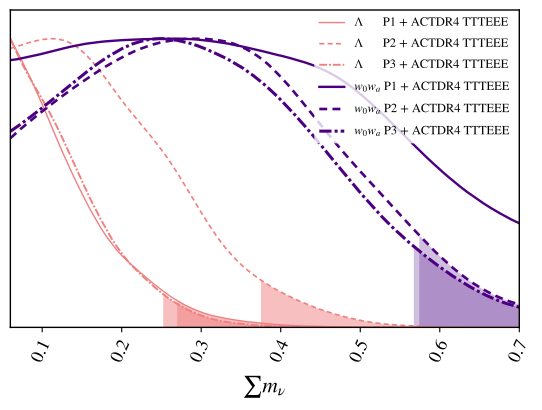

Write the Python code that produced this figure.
import getdist.plots as gplot
from getdist import MCSamples
from getdist import loadMCSamples
import os
import matplotlib
import subprocess
import matplotlib.pyplot as plt
import numpy as np

# GENERAL PLOT OPTIONS
matplotlib.rcParams['mathtext.fontset'] = 'stix'
matplotlib.rcParams['font.family'] = 'STIXGeneral'
matplotlib.rcParams['mathtext.rm'] = 'Bitstream Vera Sans'
matplotlib.rcParams['mathtext.it'] = 'Bitstream Vera Sans:italic'
matplotlib.rcParams['mathtext.bf'] = 'Bitstream Vera Sans:bold'
matplotlib.rcParams['xtick.bottom'] = True
matplotlib.rcParams['xtick.top'] = False
matplotlib.rcParams['ytick.right'] = False
matplotlib.rcParams['axes.edgecolor'] = 'black'
matplotlib.rcParams['axes.linewidth'] = '1.0'
matplotlib.rcParams['axes.labelsize'] = 'medium'
matplotlib.rcParams['axes.grid'] = True
matplotlib.rcParams['grid.linewidth'] = '0.0'
matplotlib.rcParams['grid.alpha'] = '0.18'
matplotlib.rcParams['grid.color'] = 'lightgray'
matplotlib.rcParams['legend.labelspacing'] = 0.77
matplotlib.rcParams['savefig.bbox'] = 'tight'
matplotlib.rcParams['savefig.format'] = 'pdf'

chaindir=os.getcwd()

analysissettings={'smooth_scale_1D':0.35,'smooth_scale_2D':0.35,'ignore_rows': u'0.5',
'range_confidence' : u'0.01'}

analysissettings2={'smooth_scale_1D':0.35,'smooth_scale_2D':0.35,'ignore_rows': u'0.0',
'range_confidence' : u'0.01'}

root_chains = (
  'EXAMPLE_MCMC28',
  'EXAMPLE_MCMC29',
  'EXAMPLE_MCMC30',
  'EXAMPLE_MCMC31',
  'EXAMPLE_MCMC32',
  'EXAMPLE_MCMC33',
  'EXAMPLE_MCMC34',
  'EXAMPLE_MCMC35',
  'EXAMPLE_MCMC36'
)

num_points_thin = 50000

# --------------------------------------------------------------------------------
samples=loadMCSamples(chaindir + '/../chains/' + root_chains[0],settings=analysissettings)
samples.thin(factor = int(np.sum(samples.weights)/num_points_thin))
p = samples.getParams()
samples.addDerived(p.omegam*p.H0/100.,name='gamma',label='{\\Omega_m h}')
samples.addDerived(p.s8omegamp5/0.5477225575,name='SS8',label='{S_8}')
samples.addDerived(p.mnu,name='mnu2',label='{\\sum m_\\nu}', range=[0.06,0.7])
samples.saveAsText(chaindir + '/.VM_P103_TMP1')
# --------------------------------------------------------------------------------
samples=loadMCSamples(chaindir + '/../chains/' + root_chains[1],settings=analysissettings)
samples.thin(factor = int(np.sum(samples.weights)/num_points_thin))
p = samples.getParams()
samples.addDerived(p.omegam*p.H0/100.,name='gamma',label='{\\Omega_m h}')
samples.addDerived(p.s8omegamp5/0.5477225575,name='SS8',label='{S_8}')
samples.addDerived(p.mnu,name='mnu2',label='{\\sum m_\\nu}', range=[0.06,0.7])
samples.saveAsText(chaindir + '/.VM_P103_TMP2')
# --------------------------------------------------------------------------------
samples=loadMCSamples(chaindir + '/../chains/' + root_chains[2],settings=analysissettings)
samples.thin(factor = int(np.sum(samples.weights)/num_points_thin))
p = samples.getParams()
samples.addDerived(p.omegam*p.H0/100.,name='gamma',label='{\\Omega_m h}')
samples.addDerived(p.s8omegamp5/0.5477225575,name='SS8',label='{S_8}')
samples.addDerived(p.mnu,name='mnu2',label='{\\sum m_\\nu}', range=[0.06,0.7])
samples.saveAsText(chaindir + '/.VM_P103_TMP3')
# --------------------------------------------------------------------------------
# --------------------------------------------------------------------------------
samples=loadMCSamples(chaindir + '/../chains/' + root_chains[3],settings=analysissettings)
samples.thin(factor = int(np.sum(samples.weights)/num_points_thin))
p = samples.getParams()
samples.addDerived(p.omegam*p.H0/100.,name='gamma',label='{\\Omega_m h}')
samples.addDerived(p.s8omegamp5/0.5477225575,name='SS8',label='{S_8}')
samples.addDerived(p.mnu,name='mnu2',label='{\\sum m_\\nu}', range=[0.06,0.7])
samples.saveAsText(chaindir + '/.VM_P103_TMP4')
# --------------------------------------------------------------------------------
samples=loadMCSamples(chaindir + '/../chains/' + root_chains[4],settings=analysissettings)
samples.thin(factor = int(np.sum(samples.weights)/num_points_thin))
p = samples.getParams()
samples.addDerived(p.omegam*p.H0/100.,name='gamma',label='{\\Omega_m h}')
samples.addDerived(p.s8omegamp5/0.5477225575,name='SS8',label='{S_8}')
samples.addDerived(p.mnu,name='mnu2',label='{\\sum m_\\nu}', range=[0.06,0.7])
samples.saveAsText(chaindir + '/.VM_P103_TMP5')
# --------------------------------------------------------------------------------
samples=loadMCSamples(chaindir + '/../chains/' + root_chains[5],settings=analysissettings)
samples.thin(factor = int(np.sum(samples.weights)/num_points_thin))
p = samples.getParams()
samples.addDerived(p.omegam*p.H0/100.,name='gamma',label='{\\Omega_m h}')
samples.addDerived(p.s8omegamp5/0.5477225575,name='SS8',label='{S_8}')
samples.addDerived(p.mnu,name='mnu2',label='{\\sum m_\\nu}', range=[0.06,0.7])
samples.saveAsText(chaindir + '/.VM_P103_TMP6')
# --------------------------------------------------------------------------------
# --------------------------------------------------------------------------------
samples=loadMCSamples(chaindir + '/../chains/' + root_chains[6],settings=analysissettings)
samples.thin(factor = int(np.sum(samples.weights)/num_points_thin))
p = samples.getParams()
samples.addDerived(p.omegam*p.H0/100.,name='gamma',label='{\\Omega_m h}')
samples.addDerived(p.s8omegamp5/0.5477225575,name='SS8',label='{S_8}')
samples.addDerived(p.mnu,name='mnu2',label='{\\sum m_\\nu}', range=[0.06,0.7])
samples.saveAsText(chaindir + '/.VM_P103_TMP7')
# --------------------------------------------------------------------------------
samples=loadMCSamples(chaindir + '/../chains/' + root_chains[7],settings=analysissettings)
samples.thin(factor = int(np.sum(samples.weights)/num_points_thin))
p = samples.getParams()
samples.addDerived(p.omegam*p.H0/100.,name='gamma',label='{\\Omega_m h}')
samples.addDerived(p.s8omegamp5/0.5477225575,name='SS8',label='{S_8}')
samples.addDerived(p.mnu,name='mnu2',label='{\\sum m_\\nu}', range=[0.06,0.7])
samples.saveAsText(chaindir + '/.VM_P103_TMP8')
# --------------------------------------------------------------------------------
samples=loadMCSamples(chaindir + '/../chains/' + root_chains[8],settings=analysissettings)
samples.thin(factor = int(np.sum(samples.weights)/num_points_thin))
p = samples.getParams()
samples.addDerived(p.omegam*p.H0/100.,name='gamma',label='{\\Omega_m h}')
samples.addDerived(p.s8omegamp5/0.5477225575,name='SS8',label='{S_8}')
samples.addDerived(p.mnu,name='mnu2',label='{\\sum m_\\nu}', range=[0.06,0.7])
samples.saveAsText(chaindir + '/.VM_P103_TMP9')
# --------------------------------------------------------------------------------



#GET DIST PLOT SETUP
g = gplot.get_single_plotter(
  chain_dir=chaindir,
  analysis_settings=analysissettings2,
  width_inch=5.3
)

g.settings.axis_tick_x_rotation=65
g.settings.lw_contour = 1.2
g.settings.legend_rect_border = False
g.settings.figure_legend_frame = False
g.settings.axes_fontsize = 13.0
g.settings.legend_fontsize = 9.0
g.settings.alpha_filled_add = 0.85
g.settings.lab_fontsize=15.5
g.legend_labels=False
g.settings.constrained_layout=True

g.plots_1d(
  [ 
    chaindir + '/.VM_P103_TMP1', 
    chaindir + '/.VM_P103_TMP4', 
    chaindir + '/.VM_P103_TMP7', 
    chaindir + '/.VM_P103_TMP3',
    chaindir + '/.VM_P103_TMP6',
    chaindir + '/.VM_P103_TMP9'
  ],
  params=[u'mnu2'],
  line_args=[
    {'lw': 1.0,'ls': 'solid', 'color':'lightcoral'},
    {'lw': 1.2,'ls': '--', 'color':'lightcoral'},
    {'lw': 1.4,'ls': '-.', 'color': 'lightcoral'},
    {'lw': 1.7,'ls': 'solid', 'color':'indigo'},
    {'lw': 1.9,'ls': '--', 'color':'indigo'},
    {'lw': 2.2,'ls': '-.', 'color': 'indigo'}
  ]
)

g.settings.tight_layout=True
g.finish_plot(
  legend_labels=[
    '$\\Lambda \\quad \\,\\,\\,$  P1 + ACTDR4 TTTEEE',
    '$\\Lambda \\quad \\,\\,\\,$  P2 + ACTDR4 TTTEEE',
    '$\\Lambda \\quad \\,\\,\\,$  P3 + ACTDR4 TTTEEE',
    '$w_0w_a$ P1 + ACTDR4 TTTEEE',
    '$w_0w_a$ P2 + ACTDR4 TTTEEE',
    '$w_0w_a$ P3 + ACTDR4 TTTEEE'
  ],
  no_extra_legend_space=True,
  legend_loc=(0.52,0.625)
)

ax = g.get_axes()
ax.set_xlim(0.06,0.7)

# --------------------------------------------------------------------------------
samples        = loadMCSamples(chaindir + '/.VM_P103_TMP3',settings=analysissettings2)
stats          = samples.getMargeStats()
sampleAnalyser = gplot.MCSampleAnalysis(chaindir,settings=analysissettings2)
lims           = stats.parWithName('mnu2').limits
density        = sampleAnalyser.get_density(chaindir + '/.VM_P103_TMP3', param='mnu2')

tmp0 = []
tmp1 = []
for i in range(0,len(density.x)) :
  if((density.x[i] < lims[1].lower) or density.x[i] > lims[1].upper) :
    tmp0.append(density.x[i])
    tmp1.append(density.P[i])
plt.gca().fill_between(tmp0, 0, tmp1, facecolor='indigo',alpha=0.25) 
# --------------------------------------------------------------------------------
samples        = loadMCSamples(chaindir + '/.VM_P103_TMP6',settings=analysissettings2)
stats          = samples.getMargeStats()
sampleAnalyser = gplot.MCSampleAnalysis(chaindir,settings=analysissettings2)
lims           = stats.parWithName('mnu2').limits
density        = sampleAnalyser.get_density(chaindir + '/.VM_P103_TMP6', param='mnu2')

tmp0 = []
tmp1 = []
for i in range(0,len(density.x)) :
  if((density.x[i] < lims[1].lower) or density.x[i] > lims[1].upper) :
    tmp0.append(density.x[i])
    tmp1.append(density.P[i])
plt.gca().fill_between(tmp0, 0, tmp1, facecolor='indigo',alpha=0.25) 
# --------------------------------------------------------------------------------
samples        = loadMCSamples(chaindir + '/.VM_P103_TMP9',settings=analysissettings2)
stats          = samples.getMargeStats()
sampleAnalyser = gplot.MCSampleAnalysis(chaindir,settings=analysissettings2)
lims           = stats.parWithName('mnu2').limits
density        = sampleAnalyser.get_density(chaindir + '/.VM_P103_TMP9', param='mnu2')

tmp0 = []
tmp1 = []
for i in range(0,len(density.x)) :
  if((density.x[i] < lims[1].lower) or density.x[i] > lims[1].upper) :
    tmp0.append(density.x[i])
    tmp1.append(density.P[i])
plt.gca().fill_between(tmp0, 0, tmp1, facecolor='indigo',alpha=0.25) 
# --------------------------------------------------------------------------------
samples        = loadMCSamples(chaindir + '/.VM_P103_TMP1',settings=analysissettings2)
stats          = samples.getMargeStats()
sampleAnalyser = gplot.MCSampleAnalysis(chaindir,settings=analysissettings2)
lims           = stats.parWithName('mnu2').limits
density        = sampleAnalyser.get_density(chaindir + '/.VM_P103_TMP1', param='mnu2')

tmp0 = []
tmp1 = []
for i in range(0,len(density.x)) :
  if((density.x[i] < lims[1].lower) or density.x[i] > lims[1].upper) :
    tmp0.append(density.x[i])
    tmp1.append(density.P[i])
plt.gca().fill_between(tmp0, 0, tmp1, facecolor='lightcoral',alpha=0.5) 
# --------------------------------------------------------------------------------
samples        = loadMCSamples(chaindir + '/.VM_P103_TMP4',settings=analysissettings2)
stats          = samples.getMargeStats()
sampleAnalyser = gplot.MCSampleAnalysis(chaindir,settings=analysissettings2)
lims           = stats.parWithName('mnu2').limits
density        = sampleAnalyser.get_density(chaindir + '/.VM_P103_TMP4', param='mnu2')

tmp0 = []
tmp1 = []
for i in range(0,len(density.x)) :
  if((density.x[i] < lims[1].lower) or density.x[i] > lims[1].upper) :
    tmp0.append(density.x[i])
    tmp1.append(density.P[i])
plt.gca().fill_between(tmp0, 0, tmp1, facecolor='lightcoral',alpha=0.5) 
# --------------------------------------------------------------------------------
samples        = loadMCSamples(chaindir + '/.VM_P103_TMP7',settings=analysissettings2)
stats          = samples.getMargeStats()
sampleAnalyser = gplot.MCSampleAnalysis(chaindir,settings=analysissettings2)
lims           = stats.parWithName('mnu2').limits
density        = sampleAnalyser.get_density(chaindir + '/.VM_P103_TMP7', param='mnu2')

tmp0 = []
tmp1 = []
for i in range(0,len(density.x)) :
  if((density.x[i] < lims[1].lower) or density.x[i] > lims[1].upper) :
    tmp0.append(density.x[i])
    tmp1.append(density.P[i])
plt.gca().fill_between(tmp0, 0, tmp1, facecolor='lightcoral',alpha=0.5) 
# --------------------------------------------------------------------------------

# --------------------------------------------------------------------------------

# --------------------------------------------------------------------------------

g.export()
